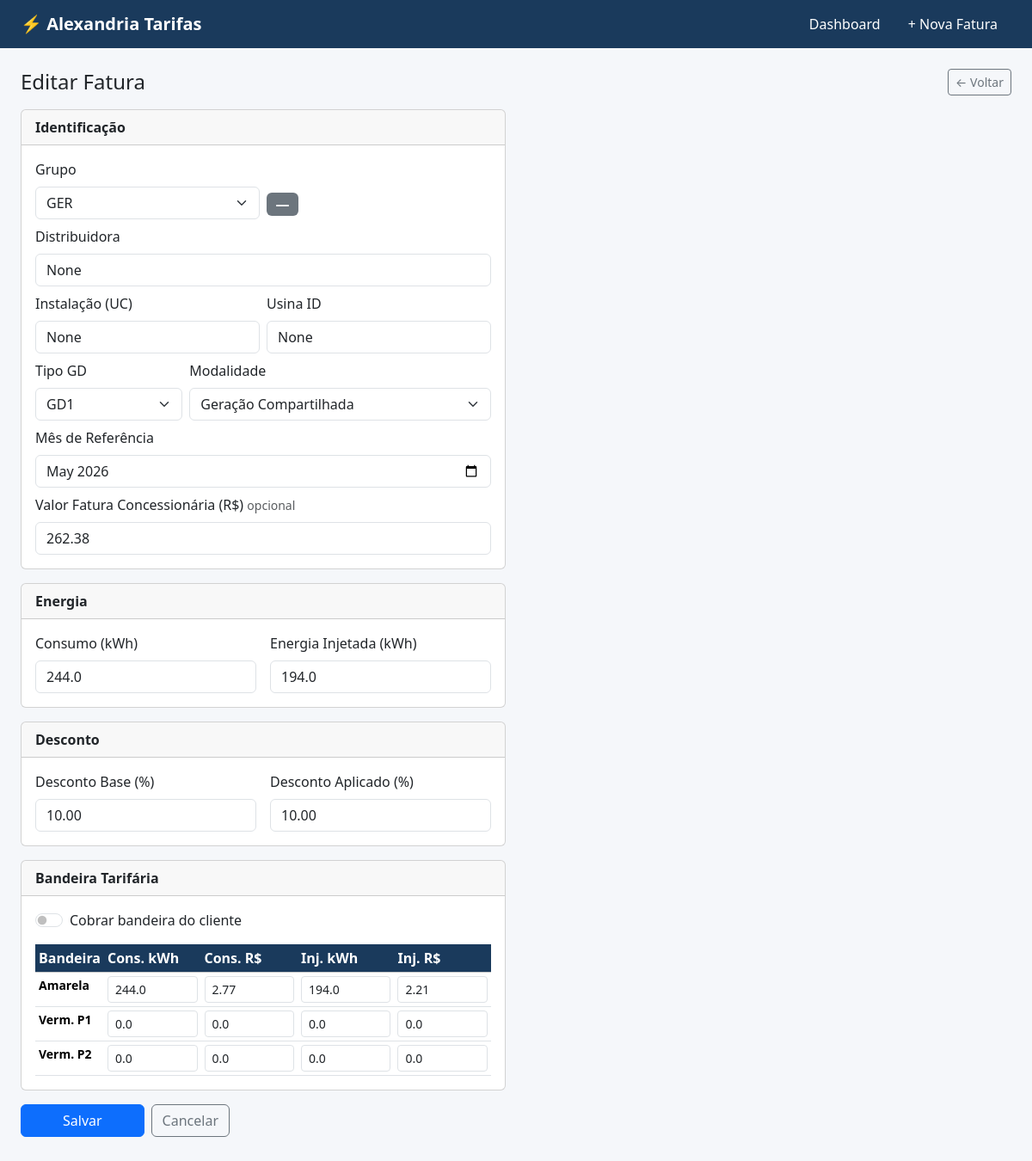
Page /faturas/4/editar on the committed database.
### tables this page shows
CREATE TABLE faturas (
    id                      INTEGER PRIMARY KEY AUTOINCREMENT,
    cliente_id              INTEGER NOT NULL REFERENCES clientes(id),
    mes_referencia          TEXT NOT NULL,

    -- comuns a todos os grupos
    valor_concessionaria    REAL,
    consumo_kwh             REAL NOT NULL,
    injetada_kwh            REAL NOT NULL,
    desconto_base           REAL NOT NULL,
    desconto_aplicado       REAL,
    cobra_band              INTEGER NOT NULL DEFAULT 0,

    -- GER: TE + TUSD separados
    te_consumo              REAL,
    tusd_consumo            REAL,
    te_compensada           REAL,
    tusd_compensada         REAL,

    -- NEOENERGIA: TUSD + TE com nomes próprios
    tusd_distribuidora      REAL,
    te_distribuidora        REAL,
    desconto_injecao        REAL,

    -- EQT / CEMIG / BRASILIA / ENERGISA / LIGHT: tarifa direta
    tarifa_distribuidora_input REAL,
    tarifa_compensada_input    REAL,
    ajuste_gd2              REAL,

    -- EQT: SCEE (5 campos)
    scee_consumo            REAL,
    scee_injecao            REAL,
    scee_comp_nao_isento    REAL,
    scee_beneficio_bruto    REAL,
    scee_beneficio_liquido  REAL,

    -- LIGHT: TUSD/TE da injeção e fornecimento
    tusd_injetada_gd        REAL,
    te_injetada_gd          REAL,
    tusd_fornecida_gd       REAL,
    te_fornecida_gd         REAL,

    -- LIGHT: impostos (necessários para calcular valor_geracao)
    aliquota_icms           REAL,
    valor_icms              REAL,
    aliquota_pis            REAL,
    valor_pis               REAL,
    aliquota_cofins         REAL,
    valor_cofins            REAL,

    -- Bandeira consumo: todos os grupos têm pelo menos os valores
    b_amarela_cons_kwh      REAL DEFAULT 0,
    b_amarela_cons_valor    REAL DEFAULT 0,
    b_verm_p1_cons_kwh      REAL DEFAULT 0,
    b_verm_p1_cons_valor    REAL DEFAULT 0,
    b_verm_p2_cons_kwh      REAL DEFAULT 0,
    b_verm_p2_cons_valor    REAL DEFAULT 0,

    -- Bandeira injeção: apenas GER, EQT, CEMIG
    b_amarela_inj_kwh       REAL DEFAULT 0,
    b_amarela_inj_valor     REAL DEFAULT 0,
    b_verm_p1_inj_kwh       REAL DEFAULT 0,
    b_verm_p1_inj_valor     REAL DEFAULT 0,
    b_verm_p2_inj_kwh       REAL DEFAULT 0,
    b_verm_p2_inj_valor     REAL DEFAULT 0,

    -- Outputs calculados
    tarifa_distribuidora    REAL,
    tarifa_compensada       REAL,
    tarifa_geracao          REAL,
    desconto_real           REAL,
    desconto_ref            REAL,

    -- Pagamento
    status_pagamento        TEXT DEFAULT 'pendente',
    data_pagamento          DATE,
    obs                     TEXT,
    criado_em               DATETIME DEFAULT CURRENT_TIMESTAMP,

    UNIQUE(cliente_id, mes_referencia)
);

### app.py (the view, shortened to what this page needs)
@app.route("/faturas/nova", methods=["GET", "POST"])
@app.route("/faturas/<int:id>/editar", methods=["GET", "POST"])
def form_fatura(id=None):
    fatura = db.get_fatura(id) if id else None
    token    = request.args.get("_extr")
    extraido = _carregar_extraido(token) if token else None
    _log_debug(f"GET form_fatura: token={token} extraido={'SIM keys='+str(list(extraido.keys())) if extraido else 'NAO'}")
    mes_pre   = request.args.get("mes", mes_atual())
    grupo_pre = None
    if extraido:
        mes_pre   = (extraido.get("mes_referencia") or mes_pre[:7]) + "-01"
        grupo_pre = extraido.get("_grupo") or extraido.get("grupo")
    elif fatura:
        grupo_pre = fatura["grupo"]
    return render_template("form_fatura.html",
                           fatura=fatura,
                           mes_pre=mes_pre,
                           grupo_pre=grupo_pre,
                           campos_grupo=CAMPOS_GRUPO,
                           grupos=db.GRUPOS,
                           concessionarias=CONCESSIONARIAS,
                           extraido=extraido)

### app.py (called while the page is built)
def _log_debug(msg: str):
    with open(DEBUG_LOG, "a", encoding="utf-8") as f:
        f.write(f"[{datetime.now().strftime('%H:%M:%S')}] {msg}\n")

def mes_atual():
    hoje = date.today()
    return f"{hoje.year}-{hoje.month:02d}-01"

### db.py (called while the page is built)
def get_conn():
    conn = sqlite3.connect(DB_PATH)
    conn.row_factory = sqlite3.Row
    conn.execute("PRAGMA foreign_keys = OFF")   # desligado pois cliente_id agora é opcional
    return conn

def get_fatura(id):
    with get_conn() as conn:
        return conn.execute("SELECT * FROM faturas WHERE id=?", (id,)).fetchone()

### templates/form_fatura.html (shortened to what this page needs)
{% extends "base.html" %}
{% block content %}
{% macro pv(field, default='') -%}
  {%- if fatura -%}{{ fatura[field] if fatura[field] is not none else default }}{%- elif extraido -%}{{ extraido.get(field) if extraido.get(field) is not none else default }}{%- else -%}{{ default }}{%- endif -%}
{%- endmacro %}
<div class="d-flex justify-content-between align-items-center mb-3">
  <h4 class="mb-0">{{ 'Editar Fatura' if fatura else 'Nova Fatura' }}</h4>
  <a href="/" class="btn btn-outline-secondary btn-sm">← Voltar</a>
</div>
<form method="post" id="formFatura">
  <div class="row g-4">
    <div class="col-md-6">
      <div class="card mb-3">
        <div class="card-header fw-semibold">Identificação</div>
        <div class="card-body">
          <div class="row g-2 mb-2">
            <div class="col-6">
              <label class="form-label">Grupo</label>
              <select name="grupo" id="grupo" class="form-select" required
                onchange="aplicarGrupo(this.value)">
                {% for g in grupos %}
                  <option value="{{ g }}" {% if (fatura and fatura.grupo == g) or grupo_pre == g %}selected{% endif %}>{{ g }}</option>
                {% endfor %}
              </select>
            </div>
            <div class="col-6 d-flex align-items-end">
              <span id="badge-grupo" class="badge bg-secondary fs-6 mb-1">—</span>
            </div>
          </div>
          <div class="mb-2">
            <label class="form-label">Distribuidora</label>
            <input type="text" name="distribuidora" id="distribuidora"
              class="form-control" required
              list="lista-conc" placeholder="Digite para buscar..."
              autocomplete="off"
              value="{{ fatura.distribuidora if fatura else (extraido.get('distribuidora', '') if extraido else '') }}">
          </div>
          <div class="row g-2 mb-2">
            <div class="col-6">
              <label class="form-label">Instalação (UC)</label>
              <input type="text" name="instalacao" class="form-control" required
                placeholder="ex: 7739089"
                value="{{ fatura.instalacao if fatura else (extraido.get('instalacao', '') if extraido else '') }}">
            </div>
            <div class="col-6">
              <label class="form-label">Usina ID</label>
              <input type="text" name="usina_id" class="form-control"
                placeholder="ex: 3"
                value="{{ fatura.usina_id if fatura else '' }}">
            </div>
          </div>
          <div class="row g-2 mb-2">
            <div class="col-4">
              <label class="form-label">Tipo GD</label>
              <select name="tipo_gd" class="form-select">
                <option value="GD1" {% if (fatura and fatura.tipo_gd == 'GD1') or not fatura %}selected{% endif %}>GD1</option>
              </select>
            </div>
            <div class="col-8">
              <label class="form-label">Modalidade</label>
              <select name="modalidade" class="form-select">
                <option value="Geração Compartilhada" {% if not fatura or fatura.modalidade == 'Geração Compartilhada' %}selected{% endif %}>Geração Compartilhada</option>
              </select>
            </div>
          </div>
          <div class="row g-2 mb-2">
            <div class="col">
              <label class="form-label">Mês de Referência</label>
              <input type="month" name="mes_referencia" class="form-control" required
                value="{{ fatura.mes_referencia[:7] if fatura else (extraido.get('mes_referencia', mes_pre[:7]) if extraido else mes_pre[:7]) }}">
            </div>
          </div>
          <div>
            <label class="form-label">Valor Fatura Concessionária (R$) <span class="text-muted small">opcional</span></label>
            <input type="number" step="0.01" name="valor_concessionaria" class="form-control"
              value="{{ pv('valor_concessionaria') }}">
          </div>
        </div>
      </div>
      <div class="card mb-3">
        <div class="card-header fw-semibold">Energia</div>
        <div class="card-body row g-3">
          <div class="col-6">
            <label class="form-label">Consumo (kWh)</label>
            <input type="number" step="0.01" name="consumo_kwh" id="consumo_kwh" class="form-control calc" required
              value="{{ pv('consumo_kwh') }}">
          </div>
          <div class="col-6">
            <label class="form-label">Energia Injetada (kWh)</label>
            <input type="number" step="0.01" name="injetada_kwh" id="injetada_kwh" class="form-control calc" required
              value="{{ pv('injetada_kwh') }}">
          </div>
        </div>
      </div>
      <div class="card mb-3">
        <div class="card-header fw-semibold">Desconto</div>
        <div class="card-body row g-3">
          <div class="col-6">
            <label class="form-label">Desconto Base (%)</label>
            <input type="number" step="0.01" name="desconto_base_pct" id="desconto_base_pct" class="form-control calc" required
              value="{{ '%.2f'|format((fatura.desconto_base or 0.1)*100) if fatura else '10.00' }}">
          </div>
          <div class="col-6" id="bloco_desc_aplicado">
            <label class="form-label">Desconto Aplicado (%)</label>
            <input type="number" step="0.01" name="desconto_aplicado_pct" id="desconto_aplicado_pct" class="form-control calc"
              value="{{ '%.2f'|format((fatura.desconto_aplicado or 0.1)*100) if fatura else '10.00' }}">
          </div>
        </div>
      </div>
      <div class="card mb-3">
        <div class="card-header fw-semibold">Bandeira Tarifária</div>
        <div class="card-body">
          <div class="form-check form-switch mb-3">
            <input class="form-check-input calc" type="checkbox" name="cobra_band" id="cobra_band"
              {{ 'checked' if fatura and fatura.cobra_band else '' }}>
            <label class="form-check-label" for="cobra_band">Cobrar bandeira do cliente</label>
          </div>
          <div id="bloco_band_kwh">
            <div class="table-responsive">
              <table class="table table-sm mb-0">
                <thead class="table-light"><tr>
                  <th class="text-nowrap" style="min-width:80px">Bandeira</th>
                  <th class="text-nowrap" style="min-width:110px">Cons. kWh</th>
                  <th class="text-nowrap" style="min-width:110px">Cons. R$</th>
                  <th id="th_inj_kwh" class="text-nowrap" style="min-width:110px">Inj. kWh</th>
                  <th id="th_inj_val" class="text-nowrap" style="min-width:110px">Inj. R$</th>
                </tr></thead>
                <tbody>
                  {% for tipo, label in [('amarela','Amarela'),('verm_p1','Verm. P1'),('verm_p2','Verm. P2')] %}
                  <tr>
                    <td class="fw-semibold small">{{ label }}</td>
                    <td><input type="number" step="0.01" name="b_{{ tipo }}_cons_kwh" class="form-control form-control-sm calc"
                      value="{{ pv('b_' ~ tipo ~ '_cons_kwh', '0') }}"></td>
                    <td><input type="number" step="0.01" name="b_{{ tipo }}_cons_valor" class="form-control form-control-sm calc"
                      value="{{ pv('b_' ~ tipo ~ '_cons_valor', '0') }}"></td>
                    <td class="td_inj_kwh"><input type="number" step="0.01" name="b_{{ tipo }}_inj_kwh" class="form-control form-control-sm calc"
                      value="{{ pv('b_' ~ tipo ~ '_inj_kwh', '0') }}"></td>
                    <td class="td_inj_val"><input type="number" step="0.01" name="b_{{ tipo }}_inj_valor" class="form-control form-control-sm calc"
                      value="{{ pv('b_' ~ tipo ~ '_inj_valor', '0') }}"></td>
                  </tr>
                  {% endfor %}
                </tbody>
              </table>
            </div>
          </div>
        </div>
      </div>
    </div>
    <div class="col-md-6">
    </div>
  </div>
  <div class="d-flex gap-2">
    <button type="submit" class="btn btn-primary px-5">Salvar</button>
    <a href="/" class="btn btn-outline-secondary">Cancelar</a>
  </div>
</form>
{% endblock %}

### templates/base.html (style rules this page uses)
body { background: #f5f7fa; }
.table th { background: #1a3a5c; color: #fff; }

### rows in the picture
faturas: tipo_gd "GD1", modalidade "Geração Compartilhada", mes_referencia "2026-05", valor_concessionaria "262.38", consumo_kwh "244.0", injetada_kwh "194.0", desconto_base_pct "10.00", desconto_aplicado_pct "10.00", b_amarela_cons_kwh "244.0" "0.0" "0.0", b_amarela_cons_valor "2.77" "0.0" "0.0", b_amarela_inj_kwh "194.0" "0.0" "0.0", b_amarela_inj_valor "2.21" "0.0" "0.0"

### other values in the picture
{{ 'Editar Fatura' if fatura else 'Nova Fatura' }} "Editar Fatura"
{{ label }} "Amarela" "Verm. P1" "Verm. P2"
form field grupo "GER"
